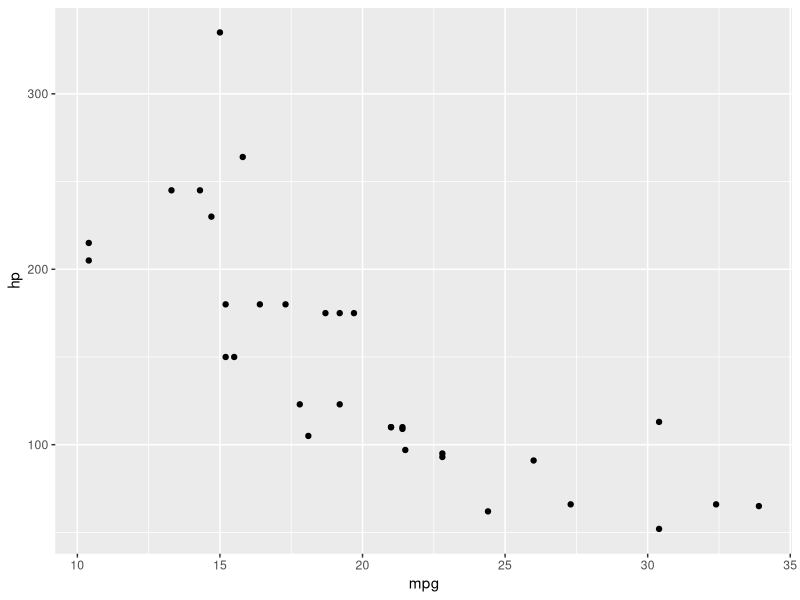
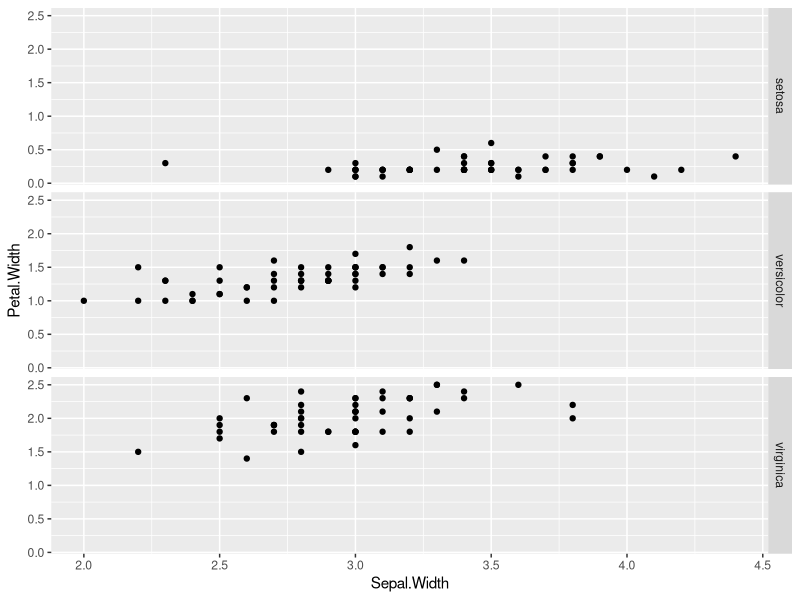
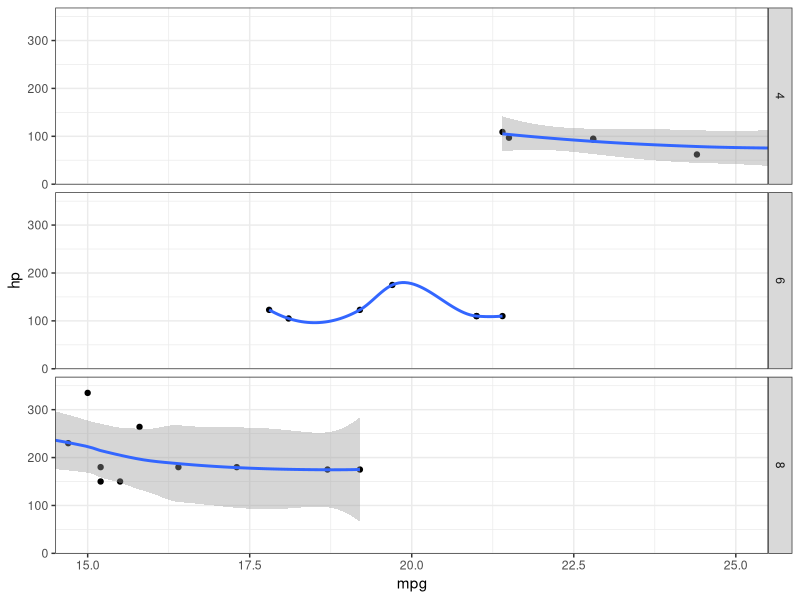

Source code (R) for these figures, in order:
#ggplot charcteristic layers
library(ggplot2)
head(mtcars)
summary(mtcars)
nrow(mtcars)
#data,aesthetics,geometry
ggplot(data=mtcars,aes(x=mpg,y=hp))+geom_point()
# iris data set
head(iris)
p<- ggplot(data=iris,aes(x=Sepal.Width,y=Petal.Width))
p+geom_point() +facet_grid( Species~ .)
##data,aesthetics,geometry,facet,statistics,co-ordinates,theme

p1<-ggplot(data=mtcars,aes(x=mpg,y=hp))
p2<-p1+geom_point()+facet_grid(cyl ~ .)+stat_smooth()

p2+coord_cartesian(xlim=c(15,25)) +theme_bw()
